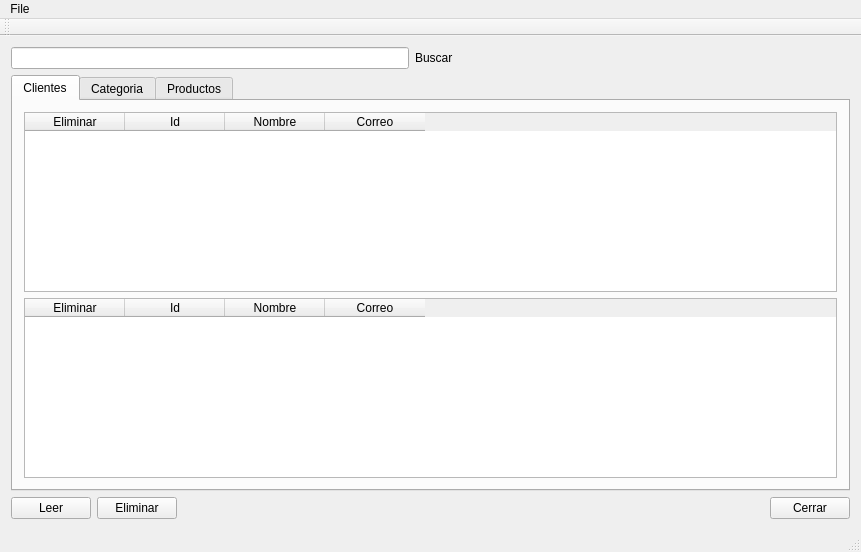
<?xml version="1.0" encoding="UTF-8"?>
<ui version="4.0">
 <class>MainWindow</class>
 <widget class="QMainWindow" name="MainWindow">
  <property name="geometry">
   <rect>
    <x>0</x>
    <y>0</y>
    <width>861</width>
    <height>552</height>
   </rect>
  </property>
  <property name="windowTitle">
   <string>MainWindow</string>
  </property>
  <widget class="QWidget" name="centralWidget">
   <layout class="QGridLayout" name="gridLayout_3">
    <item row="0" column="0">
     <layout class="QHBoxLayout" name="horizontalLayout_2">
      <item>
       <widget class="QLineEdit" name="lineEdit_buscarCliente"/>
      </item>
      <item>
       <widget class="QLabel" name="label">
        <property name="text">
         <string>Buscar</string>
        </property>
       </widget>
      </item>
      <item>
       <spacer name="horizontalSpacer_2">
        <property name="orientation">
         <enum>Qt::Horizontal</enum>
        </property>
        <property name="sizeHint" stdset="0">
         <size>
          <width>228</width>
          <height>20</height>
         </size>
        </property>
       </spacer>
      </item>
     </layout>
    </item>
    <item row="2" column="0">
     <layout class="QHBoxLayout" name="horizontalLayout">
      <item>
       <widget class="QPushButton" name="pushButton_leer">
        <property name="text">
         <string>Leer</string>
        </property>
       </widget>
      </item>
      <item>
       <widget class="QPushButton" name="pushButton_eliminar">
        <property name="text">
         <string>Eliminar</string>
        </property>
       </widget>
      </item>
      <item>
       <spacer name="horizontalSpacer">
        <property name="orientation">
         <enum>Qt::Horizontal</enum>
        </property>
        <property name="sizeHint" stdset="0">
         <size>
          <width>40</width>
          <height>20</height>
         </size>
        </property>
       </spacer>
      </item>
      <item>
       <widget class="QPushButton" name="pushButton_cerrar">
        <property name="text">
         <string>Cerrar</string>
        </property>
       </widget>
      </item>
     </layout>
    </item>
    <item row="1" column="0">
     <widget class="QTabWidget" name="tabWidget">
      <property name="styleSheet">
       <string notr="true"/>
      </property>
      <property name="currentIndex">
       <number>0</number>
      </property>
      <widget class="QWidget" name="Clientes">
       <attribute name="title">
        <string>Clientes</string>
       </attribute>
       <layout class="QGridLayout" name="gridLayout_4">
        <item row="0" column="0">
         <widget class="QTableWidget" name="tableWidget">
          <attribute name="horizontalHeaderCascadingSectionResizes">
           <bool>false</bool>
          </attribute>
          <attribute name="verticalHeaderCascadingSectionResizes">
           <bool>false</bool>
          </attribute>
          <column>
           <property name="text">
            <string>Eliminar</string>
           </property>
          </column>
          <column>
           <property name="text">
            <string>Id</string>
           </property>
          </column>
          <column>
           <property name="text">
            <string>Nombre</string>
           </property>
          </column>
          <column>
           <property name="text">
            <string>Correo</string>
           </property>
          </column>
         </widget>
        </item>
        <item row="1" column="0">
         <widget class="QTableWidget" name="tableWidget_buscarCliente">
          <column>
           <property name="text">
            <string>Eliminar</string>
           </property>
          </column>
          <column>
           <property name="text">
            <string>Id</string>
           </property>
          </column>
          <column>
           <property name="text">
            <string>Nombre</string>
           </property>
          </column>
          <column>
           <property name="text">
            <string>Correo</string>
           </property>
          </column>
         </widget>
        </item>
       </layout>
      </widget>
      <widget class="QWidget" name="Productos">
       <attribute name="title">
        <string>Categoria</string>
       </attribute>
       <layout class="QGridLayout" name="gridLayout">
        <item row="0" column="0">
         <widget class="QTableWidget" name="tableWidget_categorias">
          <column>
           <property name="text">
            <string>Eliminar</string>
           </property>
          </column>
          <column>
           <property name="text">
            <string>Id</string>
           </property>
          </column>
          <column>
           <property name="text">
            <string>Categorias</string>
           </property>
          </column>
         </widget>
        </item>
       </layout>
      </widget>
      <widget class="QWidget" name="tab">
       <attribute name="title">
        <string>Productos</string>
       </attribute>
       <layout class="QGridLayout" name="gridLayout_2">
        <item row="0" column="0">
         <widget class="QTableWidget" name="tableWidget_productos">
          <column>
           <property name="text">
            <string>Eliminar</string>
           </property>
          </column>
          <column>
           <property name="text">
            <string>Id</string>
           </property>
          </column>
          <column>
           <property name="text">
            <string>Nombre</string>
           </property>
          </column>
          <column>
           <property name="text">
            <string>Id categoria</string>
           </property>
          </column>
          <column>
           <property name="text">
            <string>Precio</string>
           </property>
          </column>
         </widget>
        </item>
       </layout>
      </widget>
     </widget>
    </item>
   </layout>
  </widget>
  <widget class="QMenuBar" name="menuBar">
   <property name="geometry">
    <rect>
     <x>0</x>
     <y>0</y>
     <width>861</width>
     <height>21</height>
    </rect>
   </property>
   <widget class="QMenu" name="menuFile">
    <property name="title">
     <string>File</string>
    </property>
    <addaction name="actionOpen"/>
    <addaction name="actionNew"/>
    <addaction name="actionGenerar_Factura"/>
   </widget>
   <addaction name="menuFile"/>
  </widget>
  <widget class="QToolBar" name="mainToolBar">
   <attribute name="toolBarArea">
    <enum>TopToolBarArea</enum>
   </attribute>
   <attribute name="toolBarBreak">
    <bool>false</bool>
   </attribute>
  </widget>
  <widget class="QStatusBar" name="statusBar"/>
  <action name="actionOpen">
   <property name="text">
    <string>Open</string>
   </property>
  </action>
  <action name="actionNew">
   <property name="text">
    <string>New</string>
   </property>
  </action>
  <action name="actionGenerar_Factura">
   <property name="text">
    <string>Generar Factura</string>
   </property>
  </action>
 </widget>
 <layoutdefault spacing="6" margin="11"/>
 <resources/>
 <connections/>
</ui>
